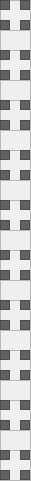
        <widget class="QFrame" name="frameH">
         <property name="geometry">
          <rect>
           <x>230</x>
           <y>130</y>
           <width>31</width>
           <height>481</height>
          </rect>
         </property>
         <property name="frameShape">
          <enum>QFrame::StyledPanel</enum>
         </property>
         <property name="frameShadow">
          <enum>QFrame::Raised</enum>
         </property>
         <widget class="QFrame" name="frameHr1">
          <property name="geometry">
           <rect>
            <x>0</x>
            <y>450</y>
            <width>31</width>
            <height>31</height>
           </rect>
          </property>
          <property name="frameShape">
           <enum>QFrame::StyledPanel</enum>
          </property>
          <property name="frameShadow">
           <enum>QFrame::Raised</enum>
          </property>
          <widget class="QTextEdit" name="H13">
           <property name="geometry">
            <rect>
             <x>0</x>
             <y>20</y>
             <width>10</width>
             <height>10</height>
            </rect>
           </property>
           <property name="cursor" stdset="0">
            <cursorShape>ArrowCursor</cursorShape>
           </property>
           <property name="styleSheet">
            <string notr="true">background-color: rgb(97, 97, 97);
</string>
           </property>
           <property name="readOnly">
            <bool>true</bool>
           </property>
          </widget>
          <widget class="QTextEdit" name="H11">
           <property name="geometry">
            <rect>
             <x>20</x>
             <y>20</y>
             <width>10</width>
             <height>10</height>
            </rect>
           </property>
           <property name="cursor" stdset="0">
            <cursorShape>ArrowCursor</cursorShape>
           </property>
           <property name="styleSheet">
            <string notr="true">background-color: rgb(97, 97, 97);
</string>
           </property>
           <property name="readOnly">
            <bool>true</bool>
           </property>
          </widget>
          <widget class="QTextEdit" name="H12">
           <property name="geometry">
            <rect>
             <x>0</x>
             <y>0</y>
             <width>10</width>
             <height>10</height>
            </rect>
           </property>
           <property name="cursor" stdset="0">
            <cursorShape>ArrowCursor</cursorShape>
           </property>
           <property name="styleSheet">
            <string notr="true">background-color: rgb(97, 97, 97);
</string>
           </property>
           <property name="readOnly">
            <bool>true</bool>
           </property>
          </widget>
          <widget class="QTextEdit" name="H14">
           <property name="geometry">
            <rect>
             <x>20</x>
             <y>0</y>
             <width>10</width>
             <height>10</height>
            </rect>
           </property>
           <property name="cursor" stdset="0">
            <cursorShape>ArrowCursor</cursorShape>
           </property>
           <property name="styleSheet">
            <string notr="true">background-color: rgb(97, 97, 97);
</string>
           </property>
           <property name="readOnly">
            <bool>true</bool>
           </property>
          </widget>
         </widget>
         <widget class="QFrame" name="frameHr2">
          <property name="geometry">
           <rect>
            <x>0</x>
            <y>400</y>
            <width>31</width>
            <height>31</height>
           </rect>
          </property>
          <property name="frameShape">
           <enum>QFrame::StyledPanel</enum>
          </property>
          <property name="frameShadow">
           <enum>QFrame::Raised</enum>
          </property>
          <widget class="QTextEdit" name="H23">
           <property name="geometry">
            <rect>
             <x>0</x>
             <y>20</y>
             <width>10</width>
             <height>10</height>
            </rect>
           </property>
           <property name="cursor" stdset="0">
            <cursorShape>ArrowCursor</cursorShape>
           </property>
           <property name="styleSheet">
            <string notr="true">background-color: rgb(97, 97, 97);
</string>
           </property>
           <property name="readOnly">
            <bool>true</bool>
           </property>
          </widget>
          <widget class="QTextEdit" name="H22">
           <property name="geometry">
            <rect>
             <x>20</x>
             <y>20</y>
             <width>10</width>
             <height>10</height>
            </rect>
           </property>
           <property name="cursor" stdset="0">
            <cursorShape>ArrowCursor</cursorShape>
           </property>
           <property name="styleSheet">
            <string notr="true">background-color: rgb(97, 97, 97);
</string>
           </property>
           <property name="readOnly">
            <bool>true</bool>
           </property>
          </widget>
          <widget class="QTextEdit" name="H24">
           <property name="geometry">
            <rect>
             <x>0</x>
             <y>0</y>
             <width>10</width>
             <height>10</height>
            </rect>
           </property>
           <property name="cursor" stdset="0">
            <cursorShape>ArrowCursor</cursorShape>
           </property>
           <property name="styleSheet">
            <string notr="true">background-color: rgb(97, 97, 97);
</string>
           </property>
           <property name="readOnly">
            <bool>true</bool>
           </property>
          </widget>
          <widget class="QTextEdit" name="H21">
           <property name="geometry">
            <rect>
             <x>20</x>
             <y>0</y>
             <width>10</width>
             <height>10</height>
            </rect>
           </property>
           <property name="cursor" stdset="0">
            <cursorShape>ArrowCursor</cursorShape>
           </property>
           <property name="styleSheet">
            <string notr="true">background-color: rgb(97, 97, 97);
</string>
           </property>
           <property name="readOnly">
            <bool>true</bool>
           </property>
          </widget>
         </widget>
         <widget class="QFrame" name="frameHr3">
          <property name="geometry">
           <rect>
            <x>0</x>
            <y>350</y>
            <width>31</width>
            <height>31</height>
           </rect>
          </property>
          <property name="frameShape">
           <enum>QFrame::StyledPanel</enum>
          </property>
          <property name="frameShadow">
           <enum>QFrame::Raised</enum>
          </property>
          <widget class="QTextEdit" name="H31">
           <property name="geometry">
            <rect>
             <x>20</x>
             <y>0</y>
             <width>10</width>
             <height>10</height>
            </rect>
           </property>
           <property name="cursor" stdset="0">
            <cursorShape>ArrowCursor</cursorShape>
           </property>
           <property name="styleSheet">
            <string notr="true">background-color: rgb(97, 97, 97);
</string>
           </property>
           <property name="readOnly">
            <bool>true</bool>
           </property>
          </widget>
          <widget class="QTextEdit" name="H32">
           <property name="geometry">
            <rect>
             <x>0</x>
             <y>0</y>
             <width>10</width>
             <height>10</height>
            </rect>
           </property>
           <property name="cursor" stdset="0">
            <cursorShape>ArrowCursor</cursorShape>
           </property>
           <property name="styleSheet">
            <string notr="true">background-color: rgb(97, 97, 97);
</string>
           </property>
           <property name="readOnly">
            <bool>true</bool>
           </property>
          </widget>
          <widget class="QTextEdit" name="H33">
           <property name="geometry">
            <rect>
             <x>20</x>
             <y>20</y>
             <width>10</width>
             <height>10</height>
            </rect>
           </property>
           <property name="cursor" stdset="0">
            <cursorShape>ArrowCursor</cursorShape>
           </property>
           <property name="styleSheet">
            <string notr="true">background-color: rgb(97, 97, 97);
</string>
           </property>
           <property name="readOnly">
            <bool>true</bool>
           </property>
          </widget>
          <widget class="QTextEdit" name="H34">
           <property name="geometry">
            <rect>
             <x>0</x>
             <y>20</y>
             <width>10</width>
             <height>10</height>
            </rect>
           </property>
           <property name="cursor" stdset="0">
            <cursorShape>ArrowCursor</cursorShape>
           </property>
           <property name="styleSheet">
            <string notr="true">background-color: rgb(97, 97, 97);
</string>
           </property>
           <property name="readOnly">
            <bool>true</bool>
           </property>
          </widget>
         </widget>
         <widget class="QFrame" name="frameHr4">
          <property name="geometry">
           <rect>
            <x>0</x>
            <y>300</y>
            <width>31</width>
            <height>31</height>
           </rect>
          </property>
          <property name="frameShape">
           <enum>QFrame::StyledPanel</enum>
          </property>
          <property name="frameShadow">
           <enum>QFrame::Raised</enum>
          </property>
          <widget class="QTextEdit" name="H43">
           <property name="geometry">
            <rect>
             <x>20</x>
             <y>20</y>
             <width>10</width>
             <height>10</height>
            </rect>
           </property>
           <property name="cursor" stdset="0">
            <cursorShape>ArrowCursor</cursorShape>
           </property>
           <property name="styleSheet">
            <string notr="true">background-color: rgb(97, 97, 97);
</string>
           </property>
           <property name="readOnly">
            <bool>true</bool>
           </property>
          </widget>
          <widget class="QTextEdit" name="H41">
           <property name="geometry">
            <rect>
             <x>20</x>
             <y>0</y>
             <width>10</width>
             <height>10</height>
            </rect>
           </property>
           <property name="cursor" stdset="0">
            <cursorShape>ArrowCursor</cursorShape>
           </property>
           <property name="styleSheet">
            <string notr="true">background-color: rgb(97, 97, 97);
</string>
           </property>
           <property name="readOnly">
            <bool>true</bool>
           </property>
          </widget>
          <widget class="QTextEdit" name="H42">
           <property name="geometry">
            <rect>
             <x>0</x>
             <y>20</y>
             <width>10</width>
             <height>10</height>
            </rect>
           </property>
           <property name="cursor" stdset="0">
            <cursorShape>ArrowCursor</cursorShape>
           </property>
           <property name="styleSheet">
            <string notr="true">background-color: rgb(97, 97, 97);
</string>
           </property>
           <property name="readOnly">
            <bool>true</bool>
           </property>
          </widget>
          <widget class="QTextEdit" name="H44">
           <property name="geometry">
            <rect>
             <x>0</x>
             <y>0</y>
             <width>10</width>
             <height>10</height>
            </rect>
           </property>
           <property name="cursor" stdset="0">
            <cursorShape>ArrowCursor</cursorShape>
           </property>
           <property name="styleSheet">
            <string notr="true">background-color: rgb(97, 97, 97);
</string>
           </property>
           <property name="readOnly">
            <bool>true</bool>
           </property>
          </widget>
         </widget>
         <widget class="QFrame" name="frameHr5">
          <property name="geometry">
           <rect>
            <x>0</x>
            <y>250</y>
            <width>31</width>
            <height>31</height>
           </rect>
          </property>
          <property name="frameShape">
           <enum>QFrame::StyledPanel</enum>
          </property>
          <property name="frameShadow">
           <enum>QFrame::Raised</enum>
          </property>
          <widget class="QTextEdit" name="H51">
           <property name="geometry">
            <rect>
             <x>0</x>
             <y>20</y>
             <width>10</width>
             <height>10</height>
            </rect>
           </property>
           <property name="cursor" stdset="0">
            <cursorShape>ArrowCursor</cursorShape>
           </property>
           <property name="styleSheet">
            <string notr="true">background-color: rgb(97, 97, 97);
</string>
           </property>
           <property name="readOnly">
            <bool>true</bool>
           </property>
          </widget>
          <widget class="QTextEdit" name="H52">
           <property name="geometry">
            <rect>
             <x>20</x>
             <y>20</y>
             <width>10</width>
             <height>10</height>
            </rect>
           </property>
           <property name="cursor" stdset="0">
            <cursorShape>ArrowCursor</cursorShape>
           </property>
           <property name="styleSheet">
            <string notr="true">background-color: rgb(97, 97, 97);
</string>
           </property>
           <property name="readOnly">
            <bool>true</bool>
           </property>
          </widget>
          <widget class="QTextEdit" name="H53">
           <property name="geometry">
            <rect>
             <x>0</x>
             <y>0</y>
             <width>10</width>
             <height>10</height>
            </rect>
           </property>
           <property name="cursor" stdset="0">
            <cursorShape>ArrowCursor</cursorShape>
           </property>
           <property name="styleSheet">
            <string notr="true">background-color: rgb(97, 97, 97);
</string>
           </property>
           <property name="readOnly">
            <bool>true</bool>
           </property>
          </widget>
          <widget class="QTextEdit" name="H54">
           <property name="geometry">
            <rect>
             <x>20</x>
             <y>0</y>
             <width>10</width>
             <height>10</height>
            </rect>
           </property>
           <property name="cursor" stdset="0">
            <cursorShape>ArrowCursor</cursorShape>
           </property>
           <property name="styleSheet">
            <string notr="true">background-color: rgb(97, 97, 97);
</string>
           </property>
           <property name="readOnly">
            <bool>true</bool>
           </property>
          </widget>
         </widget>
         <widget class="QFrame" name="frameHr6">
          <property name="geometry">
           <rect>
            <x>0</x>
            <y>200</y>
            <width>31</width>
            <height>31</height>
           </rect>
          </property>
          <property name="frameShape">
           <enum>QFrame::StyledPanel</enum>
          </property>
          <property name="frameShadow">
           <enum>QFrame::Raised</enum>
          </property>
          <widget class="QTextEdit" name="H64">
           <property name="geometry">
            <rect>
             <x>20</x>
             <y>20</y>
             <width>10</width>
             <height>10</height>
            </rect>
           </property>
           <property name="cursor" stdset="0">
            <cursorShape>ArrowCursor</cursorShape>
           </property>
           <property name="styleSheet">
            <string notr="true">background-color: rgb(97, 97, 97);
</string>
           </property>
           <property name="readOnly">
            <bool>true</bool>
           </property>
          </widget>
          <widget class="QTextEdit" name="H62">
           <property name="geometry">
            <rect>
             <x>0</x>
             <y>20</y>
             <width>10</width>
             <height>10</height>
            </rect>
           </property>
           <property name="cursor" stdset="0">
            <cursorShape>ArrowCursor</cursorShape>
           </property>
           <property name="styleSheet">
            <string notr="true">background-color: rgb(97, 97, 97);
</string>
           </property>
           <property name="readOnly">
            <bool>true</bool>
           </property>
          </widget>
          <widget class="QTextEdit" name="H63">
           <property name="geometry">
            <rect>
             <x>20</x>
             <y>0</y>
             <width>10</width>
             <height>10</height>
            </rect>
           </property>
           <property name="cursor" stdset="0">
            <cursorShape>ArrowCursor</cursorShape>
           </property>
           <property name="styleSheet">
            <string notr="true">background-color: rgb(97, 97, 97);
</string>
           </property>
           <property name="readOnly">
            <bool>true</bool>
           </property>
          </widget>
          <widget class="QTextEdit" name="H61">
           <property name="geometry">
            <rect>
             <x>0</x>
             <y>0</y>
             <width>10</width>
             <height>10</height>
            </rect>
           </property>
           <property name="cursor" stdset="0">
            <cursorShape>ArrowCursor</cursorShape>
           </property>
           <property name="styleSheet">
            <string notr="true">background-color: rgb(97, 97, 97);
</string>
           </property>
           <property name="readOnly">
            <bool>true</bool>
           </property>
          </widget>
         </widget>
         <widget class="QFrame" name="frameHr7">
          <property name="geometry">
           <rect>
            <x>0</x>
            <y>150</y>
            <width>31</width>
            <height>31</height>
           </rect>
          </property>
          <property name="frameShape">
           <enum>QFrame::StyledPanel</enum>
          </property>
          <property name="frameShadow">
           <enum>QFrame::Raised</enum>
          </property>
          <widget class="QTextEdit" name="H73">
           <property name="geometry">
            <rect>
             <x>0</x>
             <y>0</y>
             <width>10</width>
             <height>10</height>
            </rect>
           </property>
           <property name="cursor" stdset="0">
            <cursorShape>ArrowCursor</cursorShape>
           </property>
           <property name="styleSheet">
            <string notr="true">background-color: rgb(97, 97, 97);
</string>
           </property>
           <property name="readOnly">
            <bool>true</bool>
           </property>
          </widget>
          <widget class="QTextEdit" name="H72">
           <property name="geometry">
            <rect>
             <x>20</x>
             <y>20</y>
             <width>10</width>
             <height>10</height>
            </rect>
           </property>
           <property name="cursor" stdset="0">
            <cursorShape>ArrowCursor</cursorShape>
           </property>
           <property name="styleSheet">
            <string notr="true">background-color: rgb(97, 97, 97);
</string>
           </property>
           <property name="readOnly">
            <bool>true</bool>
           </property>
          </widget>
          <widget class="QTextEdit" name="H74">
           <property name="geometry">
            <rect>
             <x>20</x>
             <y>0</y>
             <width>10</width>
             <height>10</height>
            </rect>
           </property>
           <property name="cursor" stdset="0">
            <cursorShape>ArrowCursor</cursorShape>
           </property>
           <property name="styleSheet">
            <string notr="true">background-color: rgb(97, 97, 97);
</string>
           </property>
           <property name="readOnly">
            <bool>true</bool>
           </property>
          </widget>
          <widget class="QTextEdit" name="H71">
           <property name="geometry">
            <rect>
             <x>0</x>
             <y>20</y>
             <width>10</width>
             <height>10</height>
            </rect>
           </property>
           <property name="cursor" stdset="0">
            <cursorShape>ArrowCursor</cursorShape>
           </property>
           <property name="styleSheet">
            <string notr="true">background-color: rgb(97, 97, 97);
</string>
           </property>
           <property name="readOnly">
            <bool>true</bool>
           </property>
          </widget>
         </widget>
         <widget class="QFrame" name="frameHr8">
          <property name="geometry">
           <rect>
            <x>0</x>
            <y>100</y>
            <width>31</width>
            <height>31</height>
           </rect>
          </property>
          <property name="frameShape">
           <enum>QFrame::StyledPanel</enum>
          </property>
          <property name="frameShadow">
           <enum>QFrame::Raised</enum>
          </property>
          <widget class="QTextEdit" name="H81">
           <property name="geometry">
            <rect>
             <x>0</x>
             <y>20</y>
             <width>10</width>
             <height>10</height>
            </rect>
           </property>
           <property name="cursor" stdset="0">
            <cursorShape>ArrowCursor</cursorShape>
           </property>
           <property name="styleSheet">
            <string notr="true">background-color: rgb(97, 97, 97);
</string>
           </property>
           <property name="readOnly">
            <bool>true</bool>
           </property>
          </widget>
          <widget class="QTextEdit" name="H84">
           <property name="geometry">
            <rect>
             <x>20</x>
             <y>0</y>
             <width>10</width>
             <height>10</height>
            </rect>
           </property>
           <property name="cursor" stdset="0">
            <cursorShape>ArrowCursor</cursorShape>
           </property>
           <property name="styleSheet">
            <string notr="true">background-color: rgb(97, 97, 97);
</string>
           </property>
           <property name="readOnly">
            <bool>true</bool>
           </property>
          </widget>
          <widget class="QTextEdit" name="H83">
           <property name="geometry">
            <rect>
             <x>20</x>
             <y>20</y>
             <width>10</width>
             <height>10</height>
            </rect>
           </property>
           <property name="cursor" stdset="0">
            <cursorShape>ArrowCursor</cursorShape>
           </property>
           <property name="styleSheet">
            <string notr="true">background-color: rgb(97, 97, 97);
</string>
           </property>
           <property name="readOnly">
            <bool>true</bool>
           </property>
          </widget>
          <widget class="QTextEdit" name="H82">
           <property name="geometry">
            <rect>
             <x>0</x>
             <y>0</y>
             <width>10</width>
             <height>10</height>
            </rect>
           </property>
           <property name="cursor" stdset="0">
            <cursorShape>ArrowCursor</cursorShape>
           </property>
           <property name="styleSheet">
            <string notr="true">background-color: rgb(97, 97, 97);
</string>
           </property>
           <property name="readOnly">
            <bool>true</bool>
           </property>
          </widget>
         </widget>
         <widget class="QFrame" name="frameHr9">
          <property name="geometry">
           <rect>
            <x>0</x>
            <y>50</y>
            <width>31</width>
            <height>31</height>
           </rect>
          </property>
          <property name="frameShape">
           <enum>QFrame::StyledPanel</enum>
          </property>
          <property name="frameShadow">
           <enum>QFrame::Raised</enum>
          </property>
          <widget class="QTextEdit" name="H94">
           <property name="geometry">
            <rect>
             <x>20</x>
             <y>0</y>
             <width>10</width>
             <height>10</height>
            </rect>
           </property>
           <property name="cursor" stdset="0">
            <cursorShape>ArrowCursor</cursorShape>
           </property>
           <property name="styleSheet">
            <string notr="true">background-color: rgb(97, 97, 97);
</string>
           </property>
           <property name="readOnly">
            <bool>true</bool>
           </property>
          </widget>
          <widget class="QTextEdit" name="H92">
           <property name="geometry">
            <rect>
             <x>20</x>
             <y>20</y>
             <width>10</width>
             <height>10</height>
            </rect>
           </property>
           <property name="cursor" stdset="0">
            <cursorShape>ArrowCursor</cursorShape>
           </property>
           <property name="styleSheet">
            <string notr="true">background-color: rgb(97, 97, 97);
</string>
           </property>
           <property name="readOnly">
            <bool>true</bool>
           </property>
          </widget>
          <widget class="QTextEdit" name="H91">
           <property name="geometry">
            <rect>
             <x>0</x>
             <y>20</y>
             <width>10</width>
             <height>10</height>
            </rect>
           </property>
           <property name="cursor" stdset="0">
            <cursorShape>ArrowCursor</cursorShape>
           </property>
           <property name="styleSheet">
            <string notr="true">background-color: rgb(97, 97, 97);
</string>
           </property>
           <property name="readOnly">
            <bool>true</bool>
           </property>
          </widget>
          <widget class="QTextEdit" name="H93">
           <property name="geometry">
            <rect>
             <x>0</x>
             <y>0</y>
             <width>10</width>
             <height>10</height>
            </rect>
           </property>
           <property name="cursor" stdset="0">
            <cursorShape>ArrowCursor</cursorShape>
           </property>
           <property name="styleSheet">
            <string notr="true">background-color: rgb(97, 97, 97);
</string>
           </property>
           <property name="readOnly">
            <bool>true</bool>
           </property>
          </widget>
         </widget>
         <widget class="QFrame" name="frameHr10">
          <property name="geometry">
           <rect>
            <x>0</x>
            <y>0</y>
            <width>31</width>
            <height>31</height>
           </rect>
          </property>
          <property name="frameShape">
           <enum>QFrame::StyledPanel</enum>
          </property>
          <property name="frameShadow">
           <enum>QFrame::Raised</enum>
          </property>
          <widget class="QTextEdit" name="H103">
           <property name="geometry">
            <rect>
             <x>0</x>
             <y>0</y>
             <width>10</width>
             <height>10</height>
            </rect>
           </property>
           <property name="cursor" stdset="0">
            <cursorShape>ArrowCursor</cursorShape>
           </property>
           <property name="styleSheet">
            <string notr="true">background-color: rgb(97, 97, 97);
</string>
           </property>
           <property name="readOnly">
            <bool>true</bool>
           </property>
          </widget>
          <widget class="QTextEdit" name="H102">
           <property name="geometry">
            <rect>
             <x>20</x>
             <y>20</y>
             <width>10</width>
             <height>10</height>
            </rect>
           </property>
           <property name="cursor" stdset="0">
            <cursorShape>ArrowCursor</cursorShape>
           </property>
           <property name="styleSheet">
            <string notr="true">background-color: rgb(97, 97, 97);
</string>
           </property>
           <property name="readOnly">
            <bool>true</bool>
           </property>
          </widget>
          <widget class="QTextEdit" name="H101">
           <property name="geometry">
            <rect>
             <x>0</x>
             <y>20</y>
             <width>10</width>
             <height>10</height>
            </rect>
           </property>
           <property name="cursor" stdset="0">
            <cursorShape>ArrowCursor</cursorShape>
           </property>
           <property name="styleSheet">
            <string notr="true">background-color: rgb(97, 97, 97);
</string>
           </property>
           <property name="readOnly">
            <bool>true</bool>
           </property>
          </widget>
          <widget class="QTextEdit" name="H104">
           <property name="geometry">
            <rect>
             <x>20</x>
             <y>0</y>
             <width>10</width>
             <height>10</height>
            </rect>
           </property>
           <property name="cursor" stdset="0">
            <cursorShape>ArrowCursor</cursorShape>
           </property>
           <property name="styleSheet">
            <string notr="true">background-color: rgb(97, 97, 97);
</string>
           </property>
           <property name="readOnly">
            <bool>true</bool>
           </property>
          </widget>
         </widget>
        </widget>
